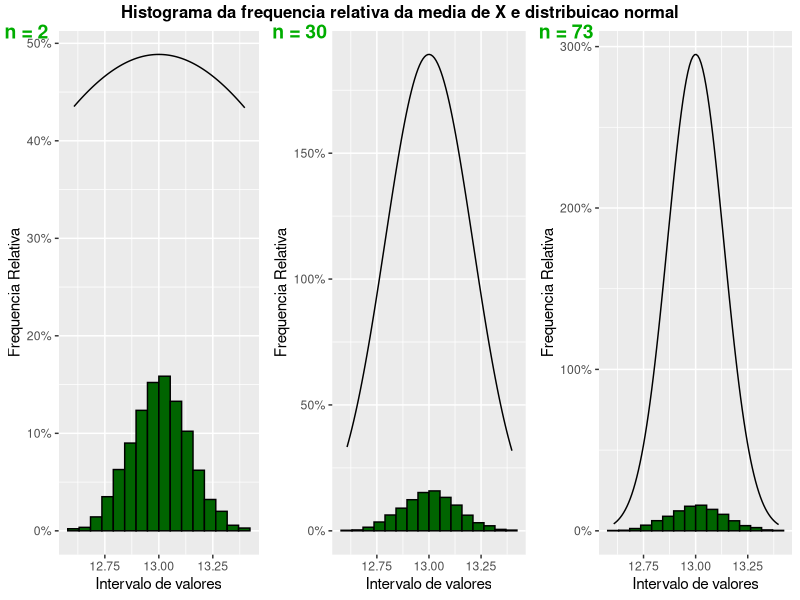

The R script that drew this image:
library(tidyverse)
library(ggpubr)

#Dados iniciais
nAmostras <- 1400
expSeed <- 1788
dimVector <- c(2,30,73)
limMin <- 11
limMax <- 15

#Alocar Valores
mMedia <- data.frame(matrix(0,nAmostras,length(dimVector)))
stdDev <- matrix(0,1,length(dimVector))

valEsp <- ((limMax+limMin)/2)
valVar <- (((limMax-limMin)^2)/12)

i <- 0
for (dim in dimVector) {
  i <- i + 1
  set.seed(seed = expSeed)
  amostra <- replicate(nAmostras, runif(n = dim, min = limMin, max = limMax))
  mMedia[,i] <- apply(amostra,2,mean)
  stdDev[i] <- sqrt(valVar/dim)
  graf <- ggplot(mMedia, aes(x = mMedia[,i])) +
    geom_histogram(aes(y = after_stat(count / sum(count))), bins = 16, color="black", fill="darkgreen") +
    stat_function(fun = dnorm, args = list(mean = valEsp,sd = stdDev[i]))+
    scale_y_continuous(labels = scales::percent)+
    labs(x = 'Intervalo de valores',y = 'Frequencia Relativa')
  #Criar uma variavel graf_i (i=1,2,3) para guardar o grafico
  toDisc <- paste0("graf", i)
  assign(toDisc,graf)
}
#Juntar os 3 graficos
histGraf <- ggarrange(graf1,graf2,graf3,ncol = 3,labels = c('n = 2','n = 30','n = 73'),hjust = -0.1, vjust = 1.1,
          font.label = list(size = 14, face = "bold", color ="#00ad00"))
annotate_figure(histGraf, top = text_grob("Histograma da frequencia relativa da media de X e distribuicao normal",
                                          color = "black", face = "bold", size = 12))